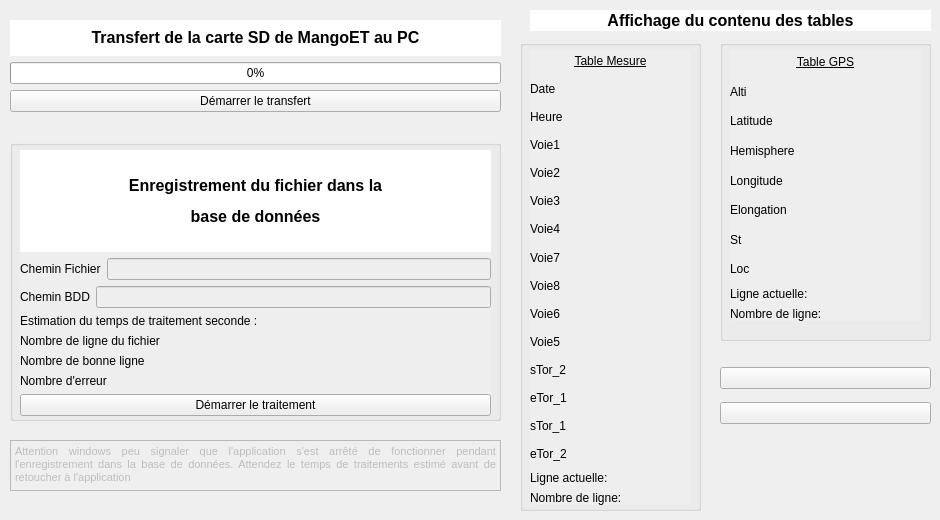
    <widget class="QWidget" name="tab">
     <attribute name="title">
      <string>Exploitation des mesures post expédition</string>
     </attribute>
     <widget class="QWidget" name="verticalLayoutWidget_2">
      <property name="geometry">
       <rect>
        <x>10</x>
        <y>20</y>
        <width>491</width>
        <height>92</height>
       </rect>
      </property>
      <layout class="QVBoxLayout" name="verticalLayout_2">
       <item>
        <widget class="QLabel" name="label_titreSDToPC">
         <property name="styleSheet">
          <string notr="true">background-color: rgb(255, 255, 255);</string>
         </property>
         <property name="text">
          <string>&lt;html&gt;&lt;head/&gt;&lt;body&gt;&lt;p align=&quot;center&quot;&gt;&lt;span style=&quot; font-size:12pt; font-weight:600;&quot;&gt;Transfert de la carte SD de MangoET au PC&lt;/span&gt;&lt;/p&gt;&lt;/body&gt;&lt;/html&gt;</string>
         </property>
        </widget>
       </item>
       <item>
        <widget class="QProgressBar" name="progressBar_SdToPC">
         <property name="styleSheet">
          <string notr="true"/>
         </property>
         <property name="value">
          <number>0</number>
         </property>
        </widget>
       </item>
       <item>
        <widget class="QPushButton" name="pushButton_SdToPC">
         <property name="text">
          <string>Démarrer le transfert</string>
         </property>
         <property name="icon">
          <iconset resource="ressources.qrc">
           <normaloff>:/new/prefix1/save_all.png</normaloff>:/new/prefix1/save_all.png</iconset>
         </property>
         <property name="iconSize">
          <size>
           <width>24</width>
           <height>24</height>
          </size>
         </property>
        </widget>
       </item>
      </layout>
     </widget>
     <widget class="QGroupBox" name="groupBox_5">
      <property name="geometry">
       <rect>
        <x>520</x>
        <y>40</y>
        <width>181</width>
        <height>471</height>
       </rect>
      </property>
      <property name="styleSheet">
       <string notr="true">background-color: rgb(238, 238, 238);</string>
      </property>
      <property name="title">
       <string/>
      </property>
      <widget class="QWidget" name="verticalLayoutWidget_3">
       <property name="geometry">
        <rect>
         <x>10</x>
         <y>10</y>
         <width>161</width>
         <height>455</height>
        </rect>
       </property>
       <layout class="QVBoxLayout" name="verticalLayout_3">
        <item>
         <widget class="QLabel" name="label_titreTableMesure">
          <property name="text">
           <string>&lt;html&gt;&lt;head/&gt;&lt;body&gt;&lt;p align=&quot;center&quot;&gt;&lt;span style=&quot; text-decoration: underline;&quot;&gt;Table Mesure&lt;/span&gt;&lt;/p&gt;&lt;/body&gt;&lt;/html&gt;</string>
          </property>
         </widget>
        </item>
        <item>
         <layout class="QHBoxLayout" name="horizontalLayout">
          <item>
           <widget class="QLabel" name="label_date_1">
            <property name="text">
             <string>Date</string>
            </property>
           </widget>
          </item>
          <item>
           <widget class="QLabel" name="label_date_2">
            <property name="text">
             <string/>
            </property>
           </widget>
          </item>
         </layout>
        </item>
        <item>
         <layout class="QHBoxLayout" name="horizontalLayout_4">
          <item>
           <widget class="QLabel" name="label_heure_1">
            <property name="text">
             <string>Heure</string>
            </property>
           </widget>
          </item>
          <item>
           <widget class="QLabel" name="label_heure_2">
            <property name="text">
             <string/>
            </property>
           </widget>
          </item>
         </layout>
        </item>
        <item>
         <layout class="QHBoxLayout" name="horizontalLayout_6">
          <item>
           <widget class="QLabel" name="label_voie1_1">
            <property name="text">
             <string>Voie1</string>
            </property>
           </widget>
          </item>
          <item>
           <widget class="QLabel" name="label_voie1_2">
            <property name="text">
             <string/>
            </property>
           </widget>
          </item>
         </layout>
        </item>
        <item>
         <layout class="QHBoxLayout" name="horizontalLayout_5">
          <item>
           <widget class="QLabel" name="label_voie2_1">
            <property name="text">
             <string>Voie2</string>
            </property>
           </widget>
          </item>
          <item>
           <widget class="QLabel" name="label_voie2_2">
            <property name="text">
             <string/>
            </property>
           </widget>
          </item>
         </layout>
        </item>
        <item>
         <layout class="QHBoxLayout" name="horizontalLayout_7">
          <item>
           <widget class="QLabel" name="label_voie3_1">
            <property name="text">
             <string>Voie3</string>
            </property>
           </widget>
          </item>
          <item>
           <widget class="QLabel" name="label_voie3_2">
            <property name="text">
             <string/>
            </property>
           </widget>
          </item>
         </layout>
        </item>
        <item>
         <layout class="QHBoxLayout" name="horizontalLayout_8">
          <item>
           <widget class="QLabel" name="label_voie4_1">
            <property name="text">
             <string>Voie4</string>
            </property>
           </widget>
          </item>
          <item>
           <widget class="QLabel" name="label_voie4_2">
            <property name="text">
             <string/>
            </property>
           </widget>
          </item>
         </layout>
        </item>
        <item>
         <layout class="QHBoxLayout" name="horizontalLayout_12">
          <item>
           <widget class="QLabel" name="label_voie7_1">
            <property name="text">
             <string>Voie7</string>
            </property>
           </widget>
          </item>
          <item>
           <widget class="QLabel" name="label_voie7_2">
            <property name="text">
             <string/>
            </property>
           </widget>
          </item>
         </layout>
        </item>
        <item>
         <layout class="QHBoxLayout" name="horizontalLayout_13">
          <item>
           <widget class="QLabel" name="label_voie8_1">
            <property name="text">
             <string>Voie8</string>
            </property>
           </widget>
          </item>
          <item>
           <widget class="QLabel" name="label_voie8_2">
            <property name="text">
             <string/>
            </property>
           </widget>
          </item>
         </layout>
        </item>
        <item>
         <layout class="QHBoxLayout" name="horizontalLayout_11">
          <item>
           <widget class="QLabel" name="label_voie6_1">
            <property name="text">
             <string>Voie6</string>
            </property>
           </widget>
          </item>
          <item>
           <widget class="QLabel" name="label_voie6_2">
            <property name="text">
             <string/>
            </property>
           </widget>
          </item>
         </layout>
        </item>
        <item>
         <layout class="QHBoxLayout" name="horizontalLayout_10">
          <item>
           <widget class="QLabel" name="label_voie5_1">
            <property name="text">
             <string>Voie5</string>
            </property>
           </widget>
          </item>
          <item>
           <widget class="QLabel" name="label_voie5_2">
            <property name="text">
             <string/>
            </property>
           </widget>
          </item>
         </layout>
        </item>
        <item>
         <layout class="QHBoxLayout" name="horizontalLayout_16">
          <item>
           <widget class="QLabel" name="label_sTor2_1">
            <property name="text">
             <string>sTor_2</string>
            </property>
           </widget>
          </item>
          <item>
           <widget class="QLabel" name="label_sTor2_2">
            <property name="text">
             <string/>
            </property>
           </widget>
          </item>
         </layout>
        </item>
        <item>
         <layout class="QHBoxLayout" name="horizontalLayout_14">
          <item>
           <widget class="QLabel" name="label_eTor1_1">
            <property name="text">
             <string>eTor_1</string>
            </property>
           </widget>
          </item>
          <item>
           <widget class="QLabel" name="label_eTor1_2">
            <property name="text">
             <string/>
            </property>
           </widget>
          </item>
         </layout>
        </item>
        <item>
         <layout class="QHBoxLayout" name="horizontalLayout_17">
          <item>
           <widget class="QLabel" name="label_sTor1_1">
            <property name="text">
             <string>sTor_1</string>
            </property>
           </widget>
          </item>
          <item>
           <widget class="QLabel" name="label_sTor1_2">
            <property name="text">
             <string/>
            </property>
           </widget>
          </item>
         </layout>
        </item>
        <item>
         <layout class="QHBoxLayout" name="horizontalLayout_15">
          <item>
           <widget class="QLabel" name="label_eTor2_1">
            <property name="text">
             <string>eTor_2</string>
            </property>
           </widget>
          </item>
          <item>
           <widget class="QLabel" name="label_eTor2_2">
            <property name="text">
             <string/>
            </property>
           </widget>
          </item>
         </layout>
        </item>
        <item>
         <layout class="QVBoxLayout" name="verticalLayout_5">
          <item>
           <layout class="QHBoxLayout" name="horizontalLayout_33">
            <item>
             <widget class="QLabel" name="label_ligneActu_tableMesure_1">
              <property name="text">
               <string>Ligne actuelle:</string>
              </property>
             </widget>
            </item>
            <item>
             <widget class="QLabel" name="label_ligneActu_tableMesure_2">
              <property name="text">
               <string/>
              </property>
             </widget>
            </item>
           </layout>
          </item>
          <item>
           <layout class="QHBoxLayout" name="horizontalLayout_34">
            <item>
             <widget class="QLabel" name="label_nbreLigne_tableMesure_1">
              <property name="text">
               <string>Nombre de ligne:</string>
              </property>
             </widget>
            </item>
            <item>
             <widget class="QLabel" name="label_nbreLigne_tableMesure_2">
              <property name="text">
               <string/>
              </property>
             </widget>
            </item>
           </layout>
          </item>
         </layout>
        </item>
       </layout>
      </widget>
     </widget>
     <widget class="QGroupBox" name="groupBox_3">
      <property name="geometry">
       <rect>
        <x>720</x>
        <y>40</y>
        <width>211</width>
        <height>301</height>
       </rect>
      </property>
      <property name="styleSheet">
       <string notr="true">background-color: rgb(238, 238, 238);</string>
      </property>
      <property name="title">
       <string/>
      </property>
      <widget class="QWidget" name="verticalLayoutWidget_4">
       <property name="geometry">
        <rect>
         <x>10</x>
         <y>10</y>
         <width>191</width>
         <height>271</height>
        </rect>
       </property>
       <layout class="QVBoxLayout" name="verticalLayout_4">
        <item>
         <widget class="QLabel" name="label_titreTableGPS">
          <property name="text">
           <string>&lt;html&gt;&lt;head/&gt;&lt;body&gt;&lt;p align=&quot;center&quot;&gt;&lt;span style=&quot; text-decoration: underline;&quot;&gt;Table GPS&lt;/span&gt;&lt;/p&gt;&lt;/body&gt;&lt;/html&gt;</string>
          </property>
         </widget>
        </item>
        <item>
         <layout class="QHBoxLayout" name="horizontalLayout_9">
          <item>
           <widget class="QLabel" name="label_alti_1">
            <property name="text">
             <string>Alti</string>
            </property>
           </widget>
          </item>
          <item>
           <widget class="QLabel" name="label_alti_2">
            <property name="text">
             <string/>
            </property>
           </widget>
          </item>
         </layout>
        </item>
        <item>
         <layout class="QHBoxLayout" name="horizontalLayout_18">
          <item>
           <widget class="QLabel" name="label_latitude_1">
            <property name="text">
             <string>Latitude</string>
            </property>
           </widget>
          </item>
          <item>
           <widget class="QLabel" name="label_latitude_2">
            <property name="text">
             <string/>
            </property>
           </widget>
          </item>
         </layout>
        </item>
        <item>
         <layout class="QHBoxLayout" name="horizontalLayout_19">
          <item>
           <widget class="QLabel" name="label_hemisphere_1">
            <property name="text">
             <string>Hemisphere</string>
            </property>
           </widget>
          </item>
          <item>
           <widget class="QLabel" name="label_hemisphere_2">
            <property name="text">
             <string/>
            </property>
           </widget>
          </item>
         </layout>
        </item>
        <item>
         <layout class="QHBoxLayout" name="horizontalLayout_20">
          <item>
           <widget class="QLabel" name="label_longitude_1">
            <property name="text">
             <string>Longitude</string>
            </property>
           </widget>
          </item>
          <item>
           <widget class="QLabel" name="label_longitude_2">
            <property name="text">
             <string/>
            </property>
           </widget>
          </item>
         </layout>
        </item>
        <item>
         <layout class="QHBoxLayout" name="horizontalLayout_21">
          <item>
           <widget class="QLabel" name="label_elongation_1">
            <property name="text">
             <string>Elongation</string>
            </property>
           </widget>
          </item>
          <item>
           <widget class="QLabel" name="label_elongation_2">
            <property name="text">
             <string/>
            </property>
           </widget>
          </item>
         </layout>
        </item>
        <item>
         <layout class="QHBoxLayout" name="horizontalLayout_22">
          <item>
           <widget class="QLabel" name="label_st_1">
            <property name="text">
             <string>St</string>
            </property>
           </widget>
          </item>
          <item>
           <widget class="QLabel" name="label_st_2">
            <property name="text">
             <string/>
            </property>
           </widget>
          </item>
         </layout>
        </item>
        <item>
         <layout class="QHBoxLayout" name="horizontalLayout_41">
          <item>
           <widget class="QLabel" name="label_loc_1">
            <property name="text">
             <string>Loc</string>
            </property>
           </widget>
          </item>
          <item>
           <widget class="QLabel" name="label_loc_2">
            <property name="text">
             <string/>
            </property>
           </widget>
          </item>
         </layout>
        </item>
        <item>
         <layout class="QVBoxLayout" name="verticalLayout_6">
          <item>
           <layout class="QHBoxLayout" name="horizontalLayout_35">
            <item>
             <widget class="QLabel" name="label_ligneActu_tableGPS_1">
              <property name="text">
               <string>Ligne actuelle:</string>
              </property>
             </widget>
            </item>
            <item>
             <widget class="QLabel" name="label_ligneActu_tableGPS_2">
              <property name="text">
               <string/>
              </property>
             </widget>
            </item>
           </layout>
          </item>
          <item>
           <layout class="QHBoxLayout" name="horizontalLayout_36">
            <item>
             <widget class="QLabel" name="label_nbreLigne_tableGPS_1">
              <property name="text">
               <string>Nombre de ligne:</string>
              </property>
             </widget>
            </item>
            <item>
             <widget class="QLabel" name="label_nbreLigne_tableGPS_2">
              <property name="text">
               <string/>
              </property>
             </widget>
            </item>
           </layout>
          </item>
         </layout>
        </item>
       </layout>
      </widget>
     </widget>
     <widget class="QTextEdit" name="textEdit">
      <property name="enabled">
       <bool>false</bool>
      </property>
      <property name="geometry">
       <rect>
        <x>10</x>
        <y>440</y>
        <width>491</width>
        <height>51</height>
       </rect>
      </property>
      <property name="html">
       <string>&lt;!DOCTYPE HTML PUBLIC &quot;-//W3C//DTD HTML 4.0//EN&quot; &quot;http://www.w3.org/TR/REC-html40/strict.dtd&quot;&gt;
&lt;html&gt;&lt;head&gt;&lt;meta name=&quot;qrichtext&quot; content=&quot;1&quot; /&gt;&lt;style type=&quot;text/css&quot;&gt;
p, li { white-space: pre-wrap; }
&lt;/style&gt;&lt;/head&gt;&lt;body style=&quot; font-family:'Arial'; font-size:12pt; font-weight:72; font-style:normal;&quot;&gt;
&lt;p align=&quot;justify&quot; style=&quot; margin-top:0px; margin-bottom:0px; margin-left:0px; margin-right:0px; -qt-block-indent:0; text-indent:0px;&quot;&gt;&lt;span style=&quot; font-family:'MS Shell Dlg 2'; font-size:8pt; font-weight:400;&quot;&gt;Attention windows peu signaler que l'application s'est arrêté de fonctionner pendant l'enregistrement dans la base de données. Attendez le temps de traitements estimé avant de retoucher à l'application&lt;/span&gt;&lt;/p&gt;&lt;/body&gt;&lt;/html&gt;</string>
      </property>
     </widget>
     <widget class="QLabel" name="label_titreSDToPC_2">
      <property name="geometry">
       <rect>
        <x>530</x>
        <y>10</y>
        <width>401</width>
        <height>21</height>
       </rect>
      </property>
      <property name="styleSheet">
       <string notr="true">background-color: rgb(255, 255, 255);</string>
      </property>
      <property name="text">
       <string>&lt;html&gt;&lt;head/&gt;&lt;body&gt;&lt;p align=&quot;center&quot;&gt;&lt;span style=&quot; font-size:12pt; font-weight:600;&quot;&gt;Affichage du contenu des tables&lt;/span&gt;&lt;/p&gt;&lt;/body&gt;&lt;/html&gt;</string>
      </property>
     </widget>
     <widget class="QGroupBox" name="groupBox_7">
      <property name="geometry">
       <rect>
        <x>10</x>
        <y>140</y>
        <width>491</width>
        <height>281</height>
       </rect>
      </property>
      <property name="styleSheet">
       <string notr="true">background-color: rgb(238, 238, 238);</string>
      </property>
      <property name="title">
       <string/>
      </property>
      <widget class="QWidget" name="verticalLayoutWidget_5">
       <property name="geometry">
        <rect>
         <x>10</x>
         <y>10</y>
         <width>471</width>
         <height>266</height>
        </rect>
       </property>
       <layout class="QVBoxLayout" name="verticalLayout_7">
        <item>
         <widget class="QLabel" name="label_titreParseToDB">
          <property name="styleSheet">
           <string notr="true">background-color: rgb(255, 255, 255);</string>
          </property>
          <property name="text">
           <string>&lt;html&gt;&lt;head/&gt;&lt;body&gt;&lt;p align=&quot;center&quot;&gt;&lt;span style=&quot; font-size:12pt; font-weight:600;&quot;&gt;Enregistrement du fichier dans la&lt;/span&gt;&lt;/p&gt;&lt;p align=&quot;center&quot;&gt;&lt;span style=&quot; font-size:12pt; font-weight:600;&quot;&gt;base de données&lt;/span&gt;&lt;/p&gt;&lt;/body&gt;&lt;/html&gt;</string>
          </property>
         </widget>
        </item>
        <item>
         <layout class="QVBoxLayout" name="verticalLayout_16">
          <item>
           <layout class="QHBoxLayout" name="horizontalLayout_57">
            <item>
             <widget class="QLabel" name="label_MesureGPS_cheminFichier">
              <property name="text">
               <string>Chemin Fichier</string>
              </property>
             </widget>
            </item>
            <item>
             <widget class="QLineEdit" name="lineEdit_MesureGPS_cheminFichier"/>
            </item>
           </layout>
          </item>
          <item>
           <layout class="QHBoxLayout" name="horizontalLayout_58">
            <item>
             <widget class="QLabel" name="label_MesureGPS_cheminBDD">
              <property name="text">
               <string>Chemin BDD</string>
              </property>
             </widget>
            </item>
            <item>
             <widget class="QLineEdit" name="lineEdit_MesureGPS_cheminBDD"/>
            </item>
           </layout>
          </item>
          <item>
           <layout class="QHBoxLayout" name="horizontalLayout_24">
            <item>
             <widget class="QLabel" name="label_tempsTraitement_1">
              <property name="text">
               <string>Estimation du temps de traitement seconde :</string>
              </property>
             </widget>
            </item>
            <item>
             <widget class="QLabel" name="label_tempsTraitement_2">
              <property name="text">
               <string/>
              </property>
             </widget>
            </item>
           </layout>
          </item>
          <item>
           <layout class="QHBoxLayout" name="horizontalLayout_44">
            <item>
             <widget class="QLabel" name="label_nbreLigneFichier_1">
              <property name="text">
               <string>Nombre de ligne du fichier                 </string>
              </property>
             </widget>
            </item>
            <item>
             <widget class="QLabel" name="label_nbreLigneFichier_2">
              <property name="text">
               <string/>
              </property>
             </widget>
            </item>
           </layout>
          </item>
          <item>
           <layout class="QHBoxLayout" name="horizontalLayout_51">
            <item>
             <widget class="QLabel" name="label_nbreBonneLigneFichier_1">
              <property name="text">
               <string>Nombre de bonne ligne</string>
              </property>
             </widget>
            </item>
            <item>
             <widget class="QLabel" name="label_nbreBonneLigneFichier_2">
              <property name="text">
               <string/>
              </property>
             </widget>
            </item>
           </layout>
          </item>
          <item>
           <layout class="QHBoxLayout" name="horizontalLayout_52">
            <item>
             <widget class="QLabel" name="label_labelnbreErreurLigneFichier_1">
              <property name="text">
               <string>Nombre d'erreur</string>
              </property>
             </widget>
            </item>
            <item>
             <widget class="QLabel" name="labelnbreErreurLigneFichier_2">
              <property name="text">
               <string/>
              </property>
             </widget>
            </item>
           </layout>
          </item>
         </layout>
        </item>
        <item>
         <widget class="QPushButton" name="pushButton_parseToDB">
          <property name="text">
           <string>Démarrer le traitement</string>
          </property>
          <property name="icon">
           <iconset resource="ressources.qrc">
            <normaloff>:/new/prefix1/db_add.png</normaloff>:/new/prefix1/db_add.png</iconset>
          </property>
          <property name="iconSize">
           <size>
            <width>24</width>
            <height>24</height>
           </size>
          </property>
         </widget>
        </item>
       </layout>
      </widget>
     </widget>
     <widget class="QWidget" name="verticalLayoutWidget_11">
      <property name="geometry">
       <rect>
        <x>720</x>
        <y>360</y>
        <width>211</width>
        <height>72</height>
       </rect>
      </property>
      <layout class="QVBoxLayout" name="verticalLayout_13">
       <item>
        <widget class="QPushButton" name="pushButton_plusTableCapteur">
         <property name="text">
          <string/>
         </property>
         <property name="icon">
          <iconset resource="ressources.qrc">
           <normaloff>:/new/prefix1/Fairytale_button_add.png</normaloff>:/new/prefix1/Fairytale_button_add.png</iconset>
         </property>
         <property name="iconSize">
          <size>
           <width>24</width>
           <height>24</height>
          </size>
         </property>
        </widget>
       </item>
       <item>
        <widget class="QPushButton" name="pushButton_moinTableCapteur">
         <property name="styleSheet">
          <string notr="true"/>
         </property>
         <property name="text">
          <string/>
         </property>
         <property name="icon">
          <iconset resource="ressources.qrc">
           <normaloff>:/new/prefix1/Fairytale_button_cancel.png</normaloff>:/new/prefix1/Fairytale_button_cancel.png</iconset>
         </property>
         <property name="iconSize">
          <size>
           <width>24</width>
           <height>24</height>
          </size>
         </property>
        </widget>
       </item>
      </layout>
     </widget>
    </widget>
